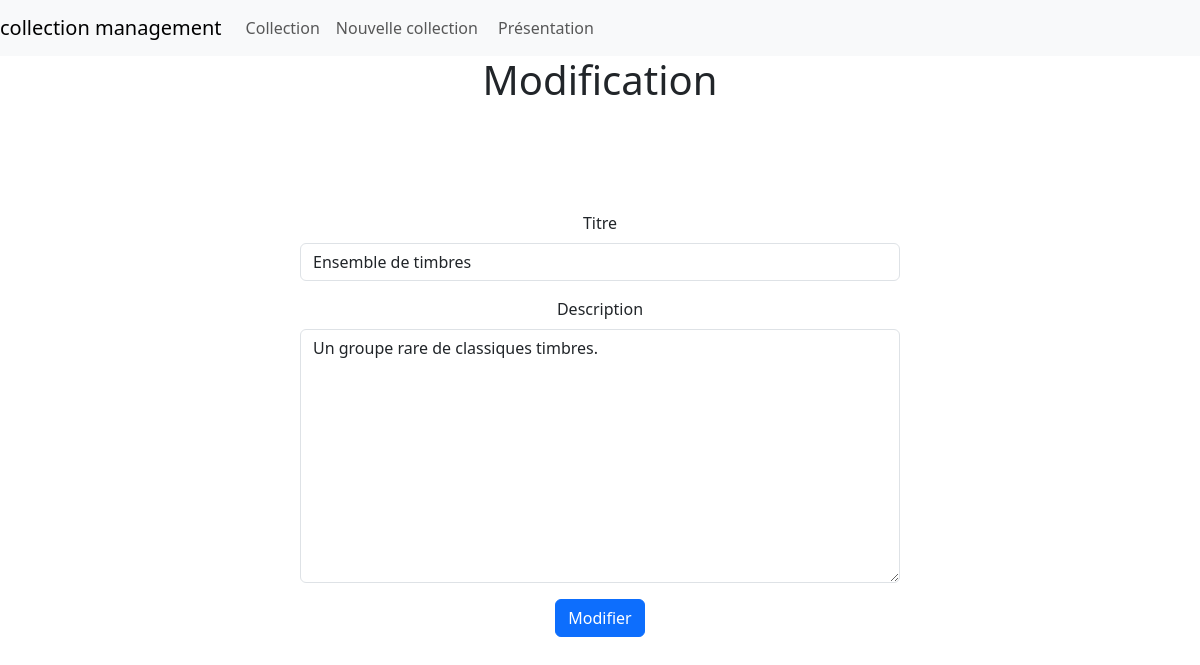
Screenshot of /change/6 with the database file from the repository.
### collec_management/models.py (models this page shows, shortened)
class Collec ( models . Model ):
    title = models.CharField(max_length=100, null=False, blank=False)
    description = models.TextField(null=False, blank=False)
    creation_date = models.DateField(null=False, blank=False)

### collec_management/views.py (the view)
# urls.py: path('change/<int:collec_id>', views.edit_collec, name="edit"),
def edit_collec (request, collec_id) :
    collec = get_object_or_404(Collec, pk=collec_id)
    if request.method == "POST" :
        form = CollecForm(request.POST, instance=collec)
        id = check_save(form)
        return HttpResponseRedirect(f"/change/{collec.id}")
    else:
        form = CollecForm(instance = collec)
    return render(
        request,
        "collec_management/modificationCollec.html",
        {"form":form, "button_label" : "Modifier"}
    )

### collec_management/form.py
class CollecForm(forms.ModelForm):
    class Meta:
        model = Collec
        fields = ['title', 'description']
        labels = {
            "title" : "Titre",
            "description" : "Description"
        }

### collec_management/templates/collec_management/modificationCollec.html (shortened to what this page needs)
{% extends "collec_management/main.html" %}
{% load django_bootstrap5 %}
{% block title %}<div class = "text-center">Modification</div>{% endblock %}
{% block content %}
<div class="d-flex justify-content-center align-items-center" style="min-height: 80vh;">
    <form method="POST" class="text-center w-50">
        <fieldset>
            {% bootstrap_form form %}
            <button type = "submit" class = "btn btn-primary" >
                {{ button_label }}
            </button>
        </fieldset>
    </form>
</div>
{% endblock %}

### rows the page displays
Collec: title "Ensemble de timbres", description "Un groupe rare de classiques timbres."

### other values shown
{{ button_label }} "Modifier"
